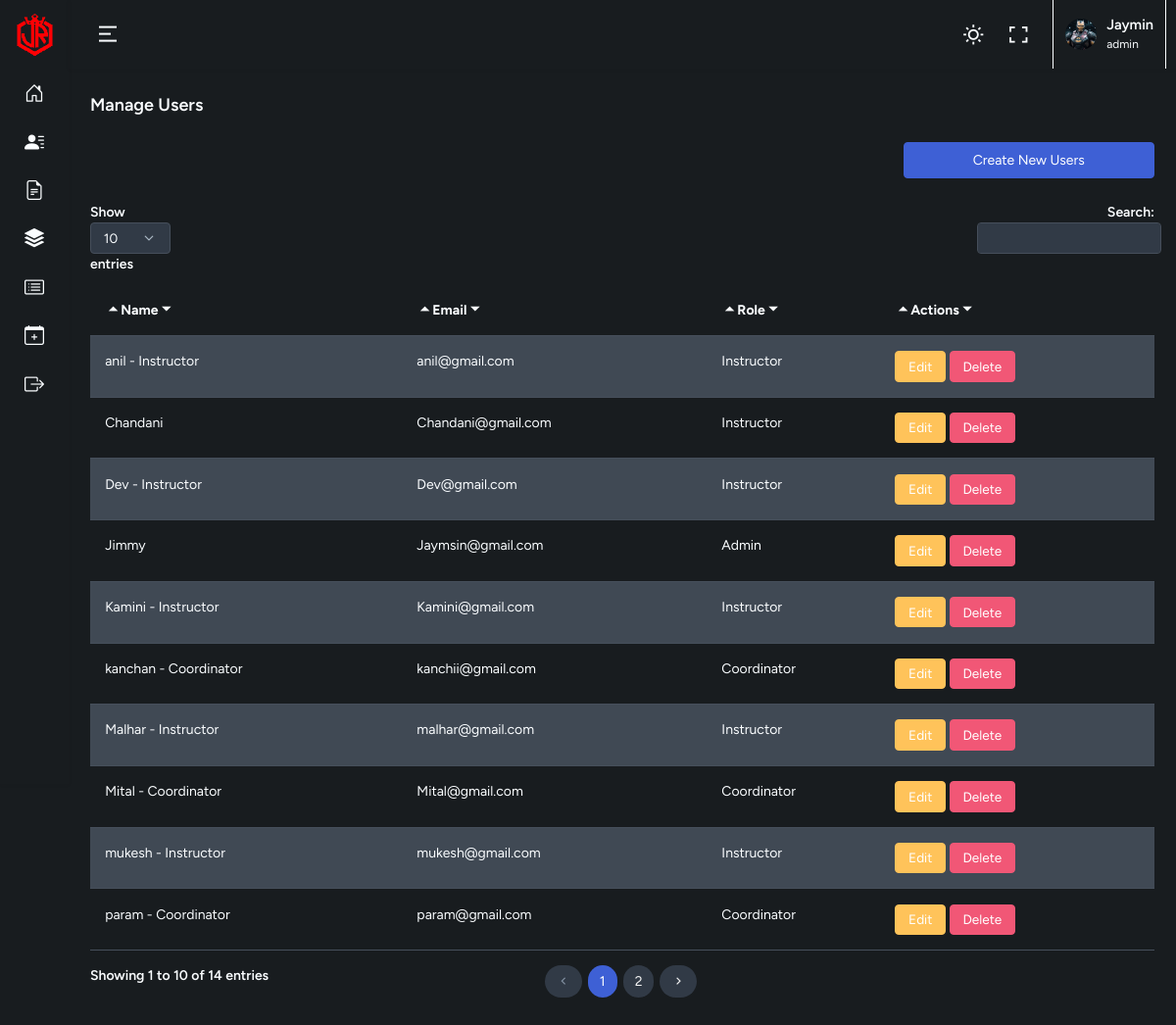
Page /Manage_User.php (signed in) on the committed database.
### tables this page shows
CREATE TABLE `users` (
  `id` int(11) NOT NULL,
  `name` varchar(255) NOT NULL,
  `email` varchar(255) NOT NULL,
  `password` varchar(255) NOT NULL,
  `role` enum('admin','instructor','coordinator') NOT NULL,
  `created_at` timestamp NOT NULL DEFAULT current_timestamp(),
  `updated_at` timestamp NOT NULL DEFAULT current_timestamp() ON UPDATE current_timestamp()
);

### Manage_User.php (the view, shortened to what this page needs)
<?php
include('config.php');
$users = $conn->query("SELECT * FROM users");
?>
<!DOCTYPE html>
<html lang="en" data-bs-theme="dark">
<head>
    <link href="assets/vendor/select2/css/select2.min.css" rel="stylesheet" type="text/css" />
    <link href="assets/vendor/daterangepicker/daterangepicker.css" rel="stylesheet" type="text/css" />
    <link href="assets/vendor/bootstrap-touchspin/jquery.bootstrap-touchspin.min.css" rel="stylesheet"
        type="text/css" />
    <link href="assets/vendor/bootstrap-datepicker/css/bootstrap-datepicker.min.css" rel="stylesheet" type="text/css" />
    <link href="assets/vendor/bootstrap-timepicker/css/bootstrap-timepicker.min.css" rel="stylesheet" type="text/css" />
    <link href="assets/vendor/flatpickr/flatpickr.min.css" rel="stylesheet" type="text/css" />
    <link rel="stylesheet" href="assets/vendor/daterangepicker/daterangepicker.css">
    <link href="https://cdn.jsdelivr.net/npm/bootstrap@5.3.3/dist/css/bootstrap.min.css" rel="stylesheet">
    <link rel="stylesheet" href="assets/vendor/admin-resources/jquery.vectormap/jquery-jvectormap-1.2.2.css">
    <link href="assets/css/app.min.css" rel="stylesheet" type="text/css" id="app-style" />
    <link href="assets/css/icons.min.css" rel="stylesheet" type="text/css" />
</head>
<body>
    <div class="wrapper">
        <?php require './layouts/topbar.php'; ?>
        <?php require './layouts/sidebar.php'; ?>
        <div class="content-page">
            <div class="content">
                <div class="container-fluid">
                    <div class="row">
                        <div class="col-12">
                            <div class="page-title-box">
                                <h4 class="page-title">Manage Users</h4>
                            </div>
                        </div>
                    </div>
                    <div class="row">
                        <div class="col-md-9"></div>
                        <div class="col-md-3 text-right">
                            <button class="btn btn-primary mb-3 w-100" data-toggle="modal"
                                data-target="#createBatchModal">Create New Users</button>
                        </div>
                        <?php
$loggedInUserId = $_SESSION['user_id'];
?>
                        <table id="basic-datatable" class="table table-striped dt-responsive nowrap w-100">
                            <thead>
                                <tr>
                                    <th>Name</th>
                                    <th>Email</th>
                                    <th>Role</th>
                                    <th>Actions</th>
                                </tr>
                            </thead>
                            <tbody>
                                <?php while ($user = $users->fetch_assoc()): ?>
                                <?php if ($user['id'] != $loggedInUserId): ?>
                                <tr>
                                    <td><?php echo htmlspecialchars($user['name']); ?></td>
                                    <td><?php echo htmlspecialchars($user['email']); ?></td>
                                    <td><?php echo ucfirst(htmlspecialchars($user['role'])); ?></td>
                                    <td>
                                        <a href="edit_user.php?id=<?php echo $user['id']; ?>"
                                            class="btn btn-warning btn-sm">Edit</a>
                                        <a href="delete_user.php?id=<?php echo $user['id']; ?>"
                                            class="btn btn-danger btn-sm"
                                            onclick="return confirm('Are you sure you want to delete this user?');">Delete</a>
                                    </td>
                                </tr>
                                <?php endif; ?>
                                <?php endwhile; ?>
                            </tbody>
                        </table>
                    </div>
                </div>
            </div>
        </div>
    </div>
</body>
</html>

### rows in the picture
users: name "Jimmy", email "Jaymsin@gmail.com", role "Admin"
users: name "Kamini - Instructor", email "Kamini@gmail.com", role "Instructor"
users: name "Dev - Instructor", email "Dev@gmail.com", role "Instructor"
users: name "Mital - Coordinator", email "Mital@gmail.com", role "Coordinator"
users: name "Chandani", email "Chandani@gmail.com", role "Instructor"
users: name "Malhar - Instructor", email "malhar@gmail.com", role "Instructor"
users: name "mukesh - Instructor", email "mukesh@gmail.com", role "Instructor"
users: name "anil - Instructor", email "anil@gmail.com", role "Instructor"
users: name "kanchan - Coordinator", email "kanchii@gmail.com", role "Coordinator"
users: name "param - Coordinator", email "param@gmail.com", role "Coordinator"

### other values in the picture
$_SESSION['name'] "Jaymin"
$_SESSION['role'] "admin"
